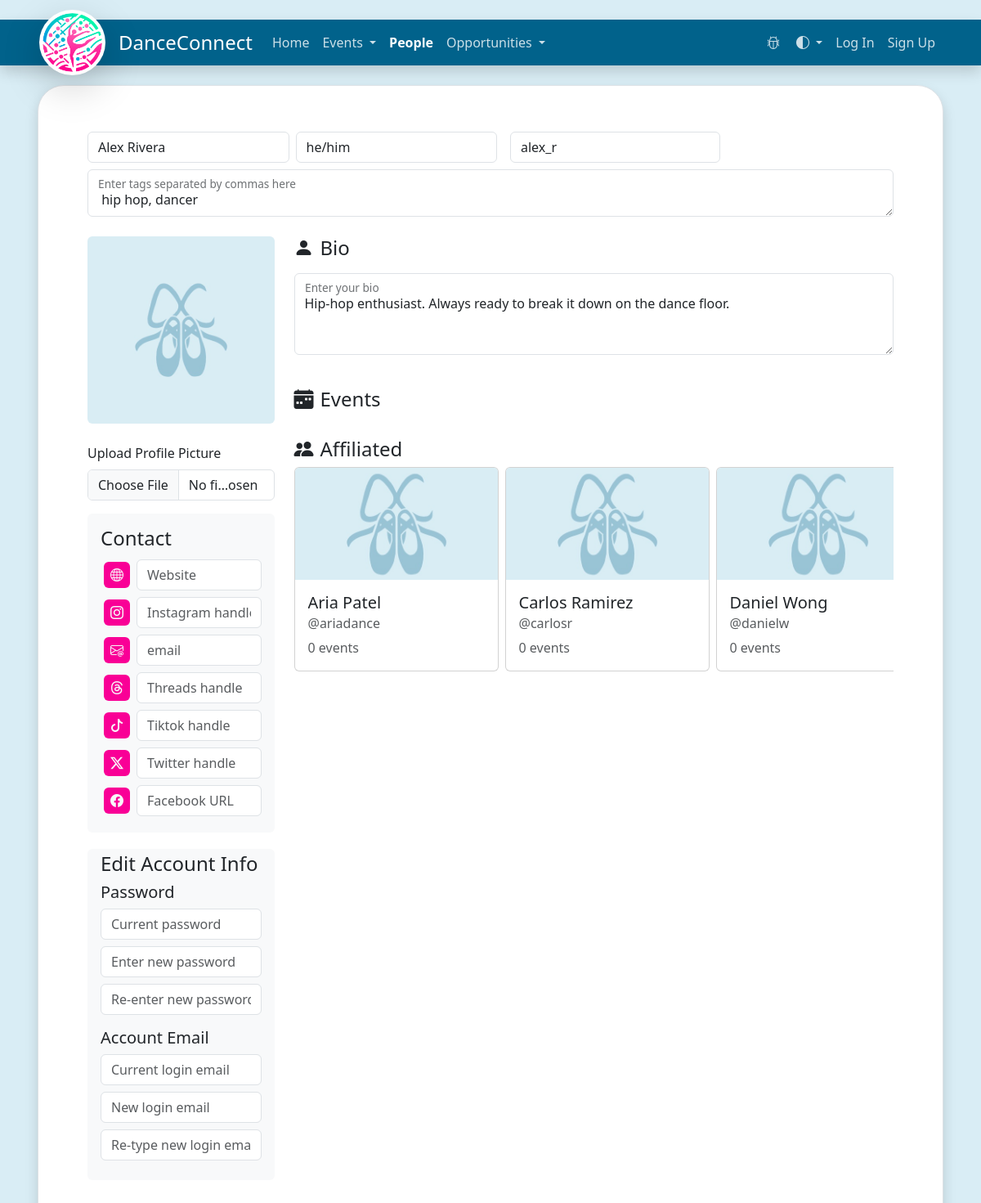
/people/alex_r/edit/, run on the app's committed database.
### website/models/user/user.py (models this page shows)
class User(db.Model, UserMixin):
    __tablename__ = "users"
    id: Mapped[int] = mapped_column(Integer, primary_key=True)
    username: Mapped[str] = mapped_column(String, unique=True)
    email: Mapped[str] = mapped_column(String, unique=True)
    password: Mapped[str]
    is_admin: Mapped[bool] = mapped_column(Boolean, default=False)
    display_name: Mapped[str]
    pronouns: Mapped[str]
    bio: Mapped[str]
    user_type: Mapped['UserType']
    profile_picture_url: Mapped[str]
    profile_picture_id: Mapped[str]
    tags: Mapped[List['UserTag']] = relationship(
        'UserTag', secondary="user_tag_relationships", back_populates='users', cascade="all, delete")
    socials: Mapped[List['SocialMedia']] = relationship(
        'SocialMedia', cascade="all, delete-orphan")
    events_organized: Mapped[List['Event']] = relationship(
        'Event', back_populates='organizer')
    events_contributed: Mapped[List['Event']] = relationship(
        'Event', secondary="event_contributors", back_populates="contributors", viewonly=True)
    contributor_association: Mapped[List['EventContributor']] = relationship(
        'EventContributor', back_populates='user', cascade="all, delete-orphan")
    opportunity_posts: Mapped[List['Opportunity']] = relationship(
        'Opportunity', back_populates='poster', cascade='all, delete-orphan')
    def get_profile_pic_url(self):
        if self.profile_picture_url == "":
            return url_for("static", filename="images/placeholder.jpg")
        return self.profile_picture_url

### website/routes/ui/people.py (the view, shortened to what this page needs)
@people.route("/<username>/edit/", methods=["GET", "POST"])
def edit_person(username):
    person: User = read_single_user(username=username)["data"]
    events = list(person.events_organized)
    events.extend(list(person.events_contributed))
    socialMediaDic = {}
    for social in person.socials:
        socialMediaDic[social.social_media] = social.handle
    edit = True
    bio = None
    if person.bio != "":
        bio = person.bio
    tag_name_list = [tag.name for tag in person.tags]
    tag_name_list = [
        " " + tag for tag in tag_name_list
    ]  # add space to make tags look better
    affiliations: list[User] = read_users()["data"]
    if person in affiliations:
        affiliations.remove(person)
    return render_template(
        "edit_person.html",
        user=current_user,
        person=person,
        bio=bio,
        events=events,
        affiliations=affiliations,
        edit=edit,
        tag_name_list=tag_name_list,
        socials=socialMediaDic,
    )

### website/__init__.py (called while the page is built)
def json_response(status_code: int, message: str, data: Any = None):
    if status_code < 200:
        response_type = "information"
    elif status_code < 300:
        response_type = "success"
    elif status_code < 400:
        response_type = "redirect"
    else:
        response_type = "error"
    output = {
        "response_type": response_type,
        "status_code": status_code,
        "message": message,
        "data": data
    }
    return output

### website/orm/user/user.py (called while the page is built)
def read_single_user(username: str):
    user = db.session.query(User).filter_by(username=username).first()
    if user is None:
        return json_response(404, "No user found")
    return json_response(200, f"User {user.display_name} found.", user)

### website/templates/edit_person.html (shortened to what this page needs)
{% extends "person.html" %}
{% block edit_person_bio %}
{% if bio == None %}
<div class="form-floating">
    <textarea class="form-control" placeholder="Leave a comment here" name="bioTextArea" id="bioTextArea"></textarea>
    <label for="bioTextArea">Enter your bio</label>
</div>
{% else %}
<div class="form-floating">
    <textarea class="form-control" placeholder="Leave a comment here" name="bioTextArea"
        id="bioTextArea">{{ bio|default('') }}</textarea>
    <label for="bioTextArea">Enter your bio</label>
</div>
{% endif %}
{% endblock %}
{% block edit_person_display_name_pronouns %}
<div class="row p-0 m-0 align-items-center">
    <div class="col-3 justify-content-start p-0 m-0">
        <input type="text" class="form-control" name="display_name" placeholder="Enter your name here"
            value="{{ person.display_name|default('NoName') }}">
    </div>
    <div class="col-3 justify-content-start p-0 m-2">
        <input type="text" class="form-control" name="pronouns" placeholder="Pronouns" value="{{ person.pronouns }}">
    </div>
    <div class="col-auto justify-content-start p-0 m-2">
        <input type="text" class="form-control" name="uniqueUsername" placeholder="Unique username"
            value="{{ person.username }}">
    </div>
</div>
{% endblock %}
{% block edit_person_EditContacts %}
<div class="mb-3">
    <label for="profilePicture" class="form-label">Upload Profile Picture</label>
    <input class="form-control" type="file" id="profilePicture" name="profilePicture" accept="image/*">
</div>
<div class="p-3 bg-body-tertiary rounded text-decoration-none">
    <h4>Contact</h4>
    <div class="row align-items-center ps-3 py-1">
        <div class="col-auto p-0">
            <div class="p-1 bg-icon-background rounded text-light d-flex justify-content-center social-icon">
                <i class="bi bi-globe"></i>
            </div>
        </div>
        <div class="col ps-2">
            <input type="text" class="form-control" name="website" placeholder="Website" id="website"
                value="{{ socials['website']|default('') }}">
        </div>
    </div>
    <div class="row align-items-center ps-3 py-1">
        <div class="col-auto p-0">
            <div class="p-1 bg-icon-background rounded text-light d-flex justify-content-center social-icon">
                <i class="bi bi-instagram"></i>
            </div>
        </div>
        <div class="col ps-2">
            <input type="text" class="form-control" name="instagram" placeholder="Instagram handle"
                value="{{ socials['instagram']|default('') }}">
        </div>
    </div>
    <div class="row align-items-center ps-3 py-1">
        <div class="col-auto p-0">
            <div class="p-1 bg-icon-background rounded text-light d-flex justify-content-center social-icon">
                <i class="bi-envelope-at"></i>
            </div>
        </div>
        <div class="col ps-2">
            <input type="text" class="form-control" name="email" placeholder="email"
                value="{{ socials['email']|default('') }}">
        </div>
    </div>
    <div class="row align-items-center ps-3 py-1">
        <div class="col-auto p-0">
            <div class="p-1 bg-icon-background rounded text-light d-flex justify-content-center social-icon">
                <i class="bi bi-threads"></i>
            </div>
        </div>
        <div class="col ps-2">
            <input type="text" class="form-control" name="threads" placeholder="Threads handle"
                value="{{ socials['threads']|default('') }}">
        </div>
    </div>
    <div class="row align-items-center ps-3 py-1">
        <div class="col-auto p-0">
            <div class="p-1 bg-icon-background rounded text-light d-flex justify-content-center social-icon">
                <i class="bi bi-tiktok"></i>
            </div>
        </div>
        <div class="col ps-2">
            <input type="text" class="form-control" name="tiktok" placeholder="Tiktok handle"
                value="{{ socials['tiktok']|default('') }}">
        </div>
    </div>
    <div class="row align-items-center ps-3 py-1">
        <div class="col-auto p-0">
            <div class="p-1 bg-icon-background rounded text-light d-flex justify-content-center social-icon">
                <i class="bi bi-twitter-x"></i>
            </div>
        </div>
        <div class="col ps-2">
            <input type="text" class="form-control" name="twitter" placeholder="Twitter handle"
                value="{{ socials['twitter']|default('') }}">
        </div>
    </div>
    <div class="row align-items-center ps-3 py-1">
        <div class="col-auto p-0">
            <div class="p-1 bg-icon-background rounded text-light d-flex justify-content-center social-icon">
                <i class="bi bi-facebook"></i>
            </div>
        </div>
        <div class="col ps-2">
            <input type="text" class="form-control" name="facebook" placeholder="Facebook URL"
                value="{{ socials['facebook']|default('') }}">
        </div>
    </div>
</div>
{% endblock %}
{% block edit_person_password %}
<div class="p-3 rounded pt-1">
</div>
<div class="p-3 bg-body-tertiary rounded pt-1">
    <p class="h4">Edit Account Info</p>
    <p class="h5">Password</p>
    <input type="password" class="form-control mb-2" name="current_password" placeholder="Current password">
    <input type="password" class="form-control my-2" name="new_password" placeholder="Enter new password">
    <input type="password" class="form-control bt-2" name="confirm_new_password" placeholder="Re-enter new password">
    <p class="h5 pt-3">Account Email</p>
    <input type="text" class="form-control mb-2" name="current_login_email" placeholder="Current login email">
    <input type="text" class="form-control mb-2" name="new_login_email" placeholder="New login email">
    <input type="text" class="form-control my-2" name="confirm_new_login_email" placeholder="Re-type new login email">
</div>
{% endblock %}
{% block edit_person_tags %}
<div class="form-floating">
    <textarea class="form-control" placeholder="Enter tags here" name="tags"
        id="person_tags">{{ tag_name_list|join(',')|default('') }}</textarea>
    <label for="tags">Enter tags separated by commas here</label>
</div>
{% endblock %}

### website/templates/person.html (shortened to what this page needs)
{% extends "base.html" %}
{% block content %}
<div class="container">
    {% if edit %}
    <form action="{{ url_for('people.edit_person', username=person.username) }}" method="POST" enctype="multipart/form-data">
        {% endif %}
        <div class="row align-items-center mb-4">
            <div class="col">
                {% block edit_person_display_name_pronouns %}{% endblock %}
                {% block edit_person_tags %}{% endblock %}
            </div>
        </div>
        <div class="row mb-4">
            <div class="col-12 col-md-5 col-xl-3">
                <div class="rounded mb-4 overflow-hidden ratio ratio-1x1">
                    <img src="{{ person.get_profile_pic_url() }}" class="img-fluid" alt="{{person.display_name}}" />
                </div>
                {% block edit_person_EditContacts %}{% endblock %}
                {% block edit_person_password %}
                {% endblock %}
            </div>
            <div class="col-12 col-md-7 col-xl-9 pl-xl-5 pl-3">
                <div class="pb-4">
                    <h4><i class="bi bi-person-fill pe-2"></i>Bio</h4>
                    <p>
                        {% block edit_person_bio %}{% endblock %}
                    </p>
                </div>
                <div class="pb-4">
                    <h4><i class="bi bi-calendar-week-fill pe-2"></i>Events</h4>
                        {% from 'macros.html' import grid_item %}
                </div>
                <div class="pb-4">
                    <h4><i class="bi bi-people-fill pe-2"></i>Affiliated</h4>
                    <div class="row-12 d-flex flex-no-wrap overflow-x-scroll ">
                        {% if affiliations != None %}
                        {% for affiliation in affiliations %}
                        <div class="col-auto me-2">
                            {{ grid_item(image_src=url_for('static', filename='images/placeholder.jpg'),
                            title=affiliation.display_name,
                            subtitle="@" + affiliation.username,
                            text=affiliations[affiliation][0].title if affiliations[affiliation]|length == 1 else
                            (affiliations[affiliation]|length) ~ " events",
                            href=url_for('people.person', username=affiliation.username)) }}
                        </div>
                        {% endfor %}
                        {% endif %}
                    </div>
                </div>
            </div>
        </div>
        {% if edit %}
    </form>
    {% endif %}
</div>
{% endblock %}

### website/templates/macros.html (shortened to what this page needs)
{% macro grid_item(image_src, title, subtitle, text, href) %}
<div class="card grid-card mb-2">
    <a href="{{ href }}" class="overflow-hidden ratio ratio-16x9"><img src="{{ image_src }}" class="card-img-top"
            alt="Image preview for {{ title }}"></a>
    <div class="card-body">
        <div class="stretched-link-container">
            <h5 class="card-title text-truncate">{{ title }}</h5>
            {% if subtitle %}
            <h6 class="card-subtitle mb-2 text-muted text-truncate">{{ subtitle }}</h6>
            {% endif %}
            {% if text %}
            <p class="card-text text-truncate text-muted pb-0 mb-0">{{ text }}</p>
            {% endif %}
        </div>
    </div>
</div>
{% endmacro %}

### website/static/style/base.css (style rules this page uses)
:root { --pink: #f90096; --dark-pink: #ab274f; --nav-background: #01628B; --nav-highlight: #43a5cf; --background-blue: 217, 237, 245; --filters-background: #f8f9fa; scroll-behavior: smooth; }
body { background-color: rgb(var(--background-blue)); }
.bg-icon-background { background-color: var(--pink); color: white; }
.img-fluid { object-fit: cover; }
.card-img-top { object-fit: cover; }
#bioTextArea { height: 100px; }
.social-icon { width: 32px; }
.grid-card { width: 250px; height: 250px; }
.stretched-link-container { transform: rotate(0); }

### data on the page
User: display_name "Alex Rivera", pronouns "he/him", uniqueUsername "alex_r", bioTextArea "Hip-hop enthusiast. Always ready to break it down on the dance floor."
User: display_name "Aria Patel", subtitle "@ariadance", text "0 events"
User: display_name "Carlos Ramirez", subtitle "@carlosr", text "0 events"
User: display_name "Daniel Wong", subtitle "@danielw", text "0 events"
